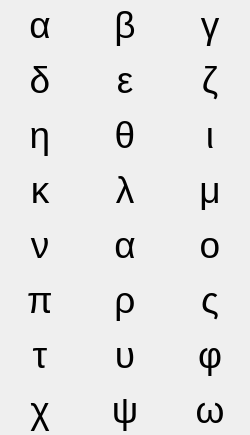
      <widget class="QWidget" name="tab">
       <attribute name="title">
        <string>Greek</string>
       </attribute>
       <layout class="QGridLayout" name="gridLayout_2">
        <property name="leftMargin">
         <number>0</number>
        </property>
        <property name="topMargin">
         <number>0</number>
        </property>
        <property name="rightMargin">
         <number>0</number>
        </property>
        <property name="bottomMargin">
         <number>0</number>
        </property>
        <property name="spacing">
         <number>5</number>
        </property>
        <item row="0" column="0">
         <widget class="QPushButton" name="pushButton_1">
          <property name="sizePolicy">
           <sizepolicy hsizetype="Expanding" vsizetype="Expanding">
            <horstretch>0</horstretch>
            <verstretch>0</verstretch>
           </sizepolicy>
          </property>
          <property name="font">
           <font>
            <pointsize>28</pointsize>
            <weight>50</weight>
            <bold>false</bold>
           </font>
          </property>
          <property name="focusPolicy">
           <enum>Qt::NoFocus</enum>
          </property>
          <property name="styleSheet">
           <string notr="true">QPushButton {
background-color: rgba(255, 255, 255, 0);

padding none;
}</string>
          </property>
          <property name="text">
           <string>α</string>
          </property>
          <property name="checkable">
           <bool>false</bool>
          </property>
          <property name="autoExclusive">
           <bool>true</bool>
          </property>
          <property name="default">
           <bool>false</bool>
          </property>
          <property name="flat">
           <bool>true</bool>
          </property>
          <attribute name="buttonGroup">
           <string notr="true">greekButtons</string>
          </attribute>
         </widget>
        </item>
        <item row="0" column="1">
         <widget class="QPushButton" name="pushButton_3">
          <property name="sizePolicy">
           <sizepolicy hsizetype="Expanding" vsizetype="Expanding">
            <horstretch>0</horstretch>
            <verstretch>0</verstretch>
           </sizepolicy>
          </property>
          <property name="font">
           <font>
            <pointsize>28</pointsize>
            <weight>50</weight>
            <bold>false</bold>
           </font>
          </property>
          <property name="focusPolicy">
           <enum>Qt::NoFocus</enum>
          </property>
          <property name="styleSheet">
           <string notr="true">QPushButton {
background-color: rgba(255, 255, 255, 0);

padding none;
}</string>
          </property>
          <property name="text">
           <string>β</string>
          </property>
          <property name="checkable">
           <bool>false</bool>
          </property>
          <property name="autoExclusive">
           <bool>true</bool>
          </property>
          <property name="default">
           <bool>false</bool>
          </property>
          <property name="flat">
           <bool>true</bool>
          </property>
          <attribute name="buttonGroup">
           <string notr="true">greekButtons</string>
          </attribute>
         </widget>
        </item>
        <item row="0" column="2">
         <widget class="QPushButton" name="pushButton_2">
          <property name="sizePolicy">
           <sizepolicy hsizetype="Expanding" vsizetype="Expanding">
            <horstretch>0</horstretch>
            <verstretch>0</verstretch>
           </sizepolicy>
          </property>
          <property name="font">
           <font>
            <pointsize>28</pointsize>
            <weight>50</weight>
            <bold>false</bold>
           </font>
          </property>
          <property name="focusPolicy">
           <enum>Qt::NoFocus</enum>
          </property>
          <property name="styleSheet">
           <string notr="true">QPushButton {
background-color: rgba(255, 255, 255, 0);

padding none;
}</string>
          </property>
          <property name="text">
           <string>γ</string>
          </property>
          <property name="checkable">
           <bool>false</bool>
          </property>
          <property name="autoExclusive">
           <bool>true</bool>
          </property>
          <property name="default">
           <bool>false</bool>
          </property>
          <property name="flat">
           <bool>true</bool>
          </property>
          <attribute name="buttonGroup">
           <string notr="true">greekButtons</string>
          </attribute>
         </widget>
        </item>
        <item row="1" column="0">
         <widget class="QPushButton" name="pushButton_13">
          <property name="sizePolicy">
           <sizepolicy hsizetype="Expanding" vsizetype="Expanding">
            <horstretch>0</horstretch>
            <verstretch>0</verstretch>
           </sizepolicy>
          </property>
          <property name="font">
           <font>
            <pointsize>28</pointsize>
            <weight>50</weight>
            <bold>false</bold>
           </font>
          </property>
          <property name="focusPolicy">
           <enum>Qt::NoFocus</enum>
          </property>
          <property name="styleSheet">
           <string notr="true">QPushButton {
background-color: rgba(255, 255, 255, 0);

padding none;
}</string>
          </property>
          <property name="text">
           <string>δ</string>
          </property>
          <property name="checkable">
           <bool>false</bool>
          </property>
          <property name="autoExclusive">
           <bool>true</bool>
          </property>
          <property name="default">
           <bool>false</bool>
          </property>
          <property name="flat">
           <bool>true</bool>
          </property>
          <attribute name="buttonGroup">
           <string notr="true">greekButtons</string>
          </attribute>
         </widget>
        </item>
        <item row="1" column="1">
         <widget class="QPushButton" name="pushButton_14">
          <property name="sizePolicy">
           <sizepolicy hsizetype="Expanding" vsizetype="Expanding">
            <horstretch>0</horstretch>
            <verstretch>0</verstretch>
           </sizepolicy>
          </property>
          <property name="font">
           <font>
            <pointsize>28</pointsize>
            <weight>50</weight>
            <bold>false</bold>
           </font>
          </property>
          <property name="focusPolicy">
           <enum>Qt::NoFocus</enum>
          </property>
          <property name="styleSheet">
           <string notr="true">QPushButton {
background-color: rgba(255, 255, 255, 0);

padding none;
}</string>
          </property>
          <property name="text">
           <string>ε</string>
          </property>
          <property name="checkable">
           <bool>false</bool>
          </property>
          <property name="autoExclusive">
           <bool>true</bool>
          </property>
          <property name="default">
           <bool>false</bool>
          </property>
          <property name="flat">
           <bool>true</bool>
          </property>
          <attribute name="buttonGroup">
           <string notr="true">greekButtons</string>
          </attribute>
         </widget>
        </item>
        <item row="1" column="2">
         <widget class="QPushButton" name="pushButton_15">
          <property name="sizePolicy">
           <sizepolicy hsizetype="Expanding" vsizetype="Expanding">
            <horstretch>0</horstretch>
            <verstretch>0</verstretch>
           </sizepolicy>
          </property>
          <property name="font">
           <font>
            <pointsize>28</pointsize>
            <weight>50</weight>
            <bold>false</bold>
           </font>
          </property>
          <property name="focusPolicy">
           <enum>Qt::NoFocus</enum>
          </property>
          <property name="styleSheet">
           <string notr="true">QPushButton {
background-color: rgba(255, 255, 255, 0);

padding none;
}</string>
          </property>
          <property name="text">
           <string>ζ</string>
          </property>
          <property name="checkable">
           <bool>false</bool>
          </property>
          <property name="autoExclusive">
           <bool>true</bool>
          </property>
          <property name="default">
           <bool>false</bool>
          </property>
          <property name="flat">
           <bool>true</bool>
          </property>
          <attribute name="buttonGroup">
           <string notr="true">greekButtons</string>
          </attribute>
         </widget>
        </item>
        <item row="2" column="0">
         <widget class="QPushButton" name="pushButton_22">
          <property name="sizePolicy">
           <sizepolicy hsizetype="Expanding" vsizetype="Expanding">
            <horstretch>0</horstretch>
            <verstretch>0</verstretch>
           </sizepolicy>
          </property>
          <property name="font">
           <font>
            <pointsize>28</pointsize>
            <weight>50</weight>
            <bold>false</bold>
           </font>
          </property>
          <property name="focusPolicy">
           <enum>Qt::NoFocus</enum>
          </property>
          <property name="styleSheet">
           <string notr="true">QPushButton {
background-color: rgba(255, 255, 255, 0);

padding none;
}</string>
          </property>
          <property name="text">
           <string>η</string>
          </property>
          <property name="checkable">
           <bool>false</bool>
          </property>
          <property name="autoExclusive">
           <bool>true</bool>
          </property>
          <property name="default">
           <bool>false</bool>
          </property>
          <property name="flat">
           <bool>true</bool>
          </property>
          <attribute name="buttonGroup">
           <string notr="true">greekButtons</string>
          </attribute>
         </widget>
        </item>
        <item row="2" column="1">
         <widget class="QPushButton" name="pushButton_23">
          <property name="sizePolicy">
           <sizepolicy hsizetype="Expanding" vsizetype="Expanding">
            <horstretch>0</horstretch>
            <verstretch>0</verstretch>
           </sizepolicy>
          </property>
          <property name="font">
           <font>
            <pointsize>28</pointsize>
            <weight>50</weight>
            <bold>false</bold>
           </font>
          </property>
          <property name="focusPolicy">
           <enum>Qt::NoFocus</enum>
          </property>
          <property name="styleSheet">
           <string notr="true">QPushButton {
background-color: rgba(255, 255, 255, 0);

padding none;
}</string>
          </property>
          <property name="text">
           <string>θ</string>
          </property>
          <property name="checkable">
           <bool>false</bool>
          </property>
          <property name="autoExclusive">
           <bool>true</bool>
          </property>
          <property name="default">
           <bool>false</bool>
          </property>
          <property name="flat">
           <bool>true</bool>
          </property>
          <attribute name="buttonGroup">
           <string notr="true">greekButtons</string>
          </attribute>
         </widget>
        </item>
        <item row="2" column="2">
         <widget class="QPushButton" name="pushButton_24">
          <property name="sizePolicy">
           <sizepolicy hsizetype="Expanding" vsizetype="Expanding">
            <horstretch>0</horstretch>
            <verstretch>0</verstretch>
           </sizepolicy>
          </property>
          <property name="font">
           <font>
            <pointsize>28</pointsize>
            <weight>50</weight>
            <bold>false</bold>
           </font>
          </property>
          <property name="focusPolicy">
           <enum>Qt::NoFocus</enum>
          </property>
          <property name="styleSheet">
           <string notr="true">QPushButton {
background-color: rgba(255, 255, 255, 0);

padding none;
}</string>
          </property>
          <property name="text">
           <string>ι</string>
          </property>
          <property name="checkable">
           <bool>false</bool>
          </property>
          <property name="autoExclusive">
           <bool>true</bool>
          </property>
          <property name="default">
           <bool>false</bool>
          </property>
          <property name="flat">
           <bool>true</bool>
          </property>
          <attribute name="buttonGroup">
           <string notr="true">greekButtons</string>
          </attribute>
         </widget>
        </item>
        <item row="3" column="0">
         <widget class="QPushButton" name="pushButton_19">
          <property name="sizePolicy">
           <sizepolicy hsizetype="Expanding" vsizetype="Expanding">
            <horstretch>0</horstretch>
            <verstretch>0</verstretch>
           </sizepolicy>
          </property>
          <property name="font">
           <font>
            <pointsize>28</pointsize>
            <weight>50</weight>
            <bold>false</bold>
           </font>
          </property>
          <property name="focusPolicy">
           <enum>Qt::NoFocus</enum>
          </property>
          <property name="styleSheet">
           <string notr="true">QPushButton {
background-color: rgba(255, 255, 255, 0);

padding none;
}</string>
          </property>
          <property name="text">
           <string>κ</string>
          </property>
          <property name="checkable">
           <bool>false</bool>
          </property>
          <property name="autoExclusive">
           <bool>true</bool>
          </property>
          <property name="default">
           <bool>false</bool>
          </property>
          <property name="flat">
           <bool>true</bool>
          </property>
          <attribute name="buttonGroup">
           <string notr="true">greekButtons</string>
          </attribute>
         </widget>
        </item>
        <item row="3" column="1">
         <widget class="QPushButton" name="pushButton_20">
          <property name="sizePolicy">
           <sizepolicy hsizetype="Expanding" vsizetype="Expanding">
            <horstretch>0</horstretch>
            <verstretch>0</verstretch>
           </sizepolicy>
          </property>
          <property name="font">
           <font>
            <pointsize>28</pointsize>
            <weight>50</weight>
            <bold>false</bold>
           </font>
          </property>
          <property name="focusPolicy">
           <enum>Qt::NoFocus</enum>
          </property>
          <property name="styleSheet">
           <string notr="true">QPushButton {
background-color: rgba(255, 255, 255, 0);

padding none;
}</string>
          </property>
          <property name="text">
           <string>λ</string>
          </property>
          <property name="checkable">
           <bool>false</bool>
          </property>
          <property name="autoExclusive">
           <bool>true</bool>
          </property>
          <property name="default">
           <bool>false</bool>
          </property>
          <property name="flat">
           <bool>true</bool>
          </property>
          <attribute name="buttonGroup">
           <string notr="true">greekButtons</string>
          </attribute>
         </widget>
        </item>
        <item row="3" column="2">
         <widget class="QPushButton" name="pushButton_21">
          <property name="sizePolicy">
           <sizepolicy hsizetype="Expanding" vsizetype="Expanding">
            <horstretch>0</horstretch>
            <verstretch>0</verstretch>
           </sizepolicy>
          </property>
          <property name="font">
           <font>
            <pointsize>28</pointsize>
            <weight>50</weight>
            <bold>false</bold>
           </font>
          </property>
          <property name="focusPolicy">
           <enum>Qt::NoFocus</enum>
          </property>
          <property name="styleSheet">
           <string notr="true">QPushButton {
background-color: rgba(255, 255, 255, 0);

padding none;
}</string>
          </property>
          <property name="text">
           <string>μ</string>
          </property>
          <property name="checkable">
           <bool>false</bool>
          </property>
          <property name="autoExclusive">
           <bool>true</bool>
          </property>
          <property name="default">
           <bool>false</bool>
          </property>
          <property name="flat">
           <bool>true</bool>
          </property>
          <attribute name="buttonGroup">
           <string notr="true">greekButtons</string>
          </attribute>
         </widget>
        </item>
        <item row="4" column="0">
         <widget class="QPushButton" name="pushButton_16">
          <property name="sizePolicy">
           <sizepolicy hsizetype="Expanding" vsizetype="Expanding">
            <horstretch>0</horstretch>
            <verstretch>0</verstretch>
           </sizepolicy>
          </property>
          <property name="font">
           <font>
            <pointsize>28</pointsize>
            <weight>50</weight>
            <bold>false</bold>
           </font>
          </property>
          <property name="focusPolicy">
           <enum>Qt::NoFocus</enum>
          </property>
          <property name="styleSheet">
           <string notr="true">QPushButton {
background-color: rgba(255, 255, 255, 0);

padding none;
}</string>
          </property>
          <property name="text">
           <string>ν</string>
          </property>
          <property name="checkable">
           <bool>false</bool>
          </property>
          <property name="autoExclusive">
           <bool>true</bool>
          </property>
          <property name="default">
           <bool>false</bool>
          </property>
          <property name="flat">
           <bool>true</bool>
          </property>
          <attribute name="buttonGroup">
           <string notr="true">greekButtons</string>
          </attribute>
         </widget>
        </item>
        <item row="4" column="1">
         <widget class="QPushButton" name="pushButton_17">
          <property name="sizePolicy">
           <sizepolicy hsizetype="Expanding" vsizetype="Expanding">
            <horstretch>0</horstretch>
            <verstretch>0</verstretch>
           </sizepolicy>
          </property>
          <property name="font">
           <font>
            <pointsize>28</pointsize>
            <weight>50</weight>
            <bold>false</bold>
           </font>
          </property>
          <property name="focusPolicy">
           <enum>Qt::NoFocus</enum>
          </property>
          <property name="styleSheet">
           <string notr="true">QPushButton {
background-color: rgba(255, 255, 255, 0);

padding none;
}</string>
          </property>
          <property name="text">
           <string>α</string>
          </property>
          <property name="checkable">
           <bool>false</bool>
          </property>
          <property name="autoExclusive">
           <bool>true</bool>
          </property>
          <property name="default">
           <bool>false</bool>
          </property>
          <property name="flat">
           <bool>true</bool>
          </property>
          <attribute name="buttonGroup">
           <string notr="true">greekButtons</string>
          </attribute>
         </widget>
        </item>
        <item row="4" column="2">
         <widget class="QPushButton" name="pushButton_18">
          <property name="sizePolicy">
           <sizepolicy hsizetype="Expanding" vsizetype="Expanding">
            <horstretch>0</horstretch>
            <verstretch>0</verstretch>
           </sizepolicy>
          </property>
          <property name="font">
           <font>
            <pointsize>28</pointsize>
            <weight>50</weight>
            <bold>false</bold>
           </font>
          </property>
          <property name="focusPolicy">
           <enum>Qt::NoFocus</enum>
          </property>
          <property name="styleSheet">
           <string notr="true">QPushButton {
background-color: rgba(255, 255, 255, 0);

padding none;
}</string>
          </property>
          <property name="text">
           <string>ο</string>
          </property>
          <property name="checkable">
           <bool>false</bool>
          </property>
          <property name="autoExclusive">
           <bool>true</bool>
          </property>
          <property name="default">
           <bool>false</bool>
          </property>
          <property name="flat">
           <bool>true</bool>
          </property>
          <attribute name="buttonGroup">
           <string notr="true">greekButtons</string>
          </attribute>
         </widget>
        </item>
        <item row="5" column="0">
         <widget class="QPushButton" name="pushButton_10">
          <property name="sizePolicy">
           <sizepolicy hsizetype="Expanding" vsizetype="Expanding">
            <horstretch>0</horstretch>
            <verstretch>0</verstretch>
           </sizepolicy>
          </property>
          <property name="font">
           <font>
            <pointsize>28</pointsize>
            <weight>50</weight>
            <bold>false</bold>
           </font>
          </property>
          <property name="focusPolicy">
           <enum>Qt::NoFocus</enum>
          </property>
          <property name="styleSheet">
           <string notr="true">QPushButton {
background-color: rgba(255, 255, 255, 0);

padding none;
}</string>
          </property>
          <property name="text">
           <string>π</string>
          </property>
          <property name="checkable">
           <bool>false</bool>
          </property>
          <property name="autoExclusive">
           <bool>true</bool>
          </property>
          <property name="default">
           <bool>false</bool>
          </property>
          <property name="flat">
           <bool>true</bool>
          </property>
          <attribute name="buttonGroup">
           <string notr="true">greekButtons</string>
          </attribute>
         </widget>
        </item>
        <item row="5" column="1">
         <widget class="QPushButton" name="pushButton_11">
          <property name="sizePolicy">
           <sizepolicy hsizetype="Expanding" vsizetype="Expanding">
            <horstretch>0</horstretch>
            <verstretch>0</verstretch>
           </sizepolicy>
          </property>
          <property name="font">
           <font>
            <pointsize>28</pointsize>
            <weight>50</weight>
            <bold>false</bold>
           </font>
          </property>
          <property name="focusPolicy">
           <enum>Qt::NoFocus</enum>
          </property>
          <property name="styleSheet">
           <string notr="true">QPushButton {
background-color: rgba(255, 255, 255, 0);

padding none;
}</string>
          </property>
          <property name="text">
           <string>ρ</string>
          </property>
          <property name="checkable">
           <bool>false</bool>
          </property>
          <property name="autoExclusive">
           <bool>true</bool>
          </property>
          <property name="default">
           <bool>false</bool>
          </property>
          <property name="flat">
           <bool>true</bool>
          </property>
          <attribute name="buttonGroup">
           <string notr="true">greekButtons</string>
          </attribute>
         </widget>
        </item>
        <item row="5" column="2">
         <widget class="QPushButton" name="pushButton_12">
          <property name="sizePolicy">
           <sizepolicy hsizetype="Expanding" vsizetype="Expanding">
            <horstretch>0</horstretch>
            <verstretch>0</verstretch>
           </sizepolicy>
          </property>
          <property name="font">
           <font>
            <pointsize>28</pointsize>
            <weight>50</weight>
            <bold>false</bold>
           </font>
          </property>
          <property name="focusPolicy">
           <enum>Qt::NoFocus</enum>
          </property>
          <property name="styleSheet">
           <string notr="true">QPushButton {
background-color: rgba(255, 255, 255, 0);

padding none;
}</string>
          </property>
          <property name="text">
           <string>ς</string>
          </property>
          <property name="checkable">
           <bool>false</bool>
          </property>
          <property name="autoExclusive">
           <bool>true</bool>
          </property>
          <property name="default">
           <bool>false</bool>
          </property>
          <property name="flat">
           <bool>true</bool>
          </property>
          <attribute name="buttonGroup">
           <string notr="true">greekButtons</string>
          </attribute>
         </widget>
        </item>
        <item row="6" column="0">
         <widget class="QPushButton" name="pushButton_7">
          <property name="sizePolicy">
           <sizepolicy hsizetype="Expanding" vsizetype="Expanding">
            <horstretch>0</horstretch>
            <verstretch>0</verstretch>
           </sizepolicy>
          </property>
          <property name="font">
           <font>
            <pointsize>28</pointsize>
            <weight>50</weight>
            <bold>false</bold>
           </font>
          </property>
          <property name="focusPolicy">
           <enum>Qt::NoFocus</enum>
          </property>
          <property name="styleSheet">
           <string notr="true">QPushButton {
background-color: rgba(255, 255, 255, 0);

padding none;
}</string>
          </property>
          <property name="text">
           <string>τ</string>
          </property>
          <property name="checkable">
           <bool>false</bool>
          </property>
          <property name="autoExclusive">
           <bool>true</bool>
          </property>
          <property name="default">
           <bool>false</bool>
          </property>
          <property name="flat">
           <bool>true</bool>
          </property>
          <attribute name="buttonGroup">
           <string notr="true">greekButtons</string>
          </attribute>
         </widget>
        </item>
        <item row="6" column="1">
         <widget class="QPushButton" name="pushButton_8">
          <property name="sizePolicy">
           <sizepolicy hsizetype="Expanding" vsizetype="Expanding">
            <horstretch>0</horstretch>
            <verstretch>0</verstretch>
           </sizepolicy>
          </property>
          <property name="font">
           <font>
            <pointsize>28</pointsize>
            <weight>50</weight>
            <bold>false</bold>
           </font>
          </property>
          <property name="focusPolicy">
           <enum>Qt::NoFocus</enum>
          </property>
          <property name="styleSheet">
           <string notr="true">QPushButton {
background-color: rgba(255, 255, 255, 0);

padding none;
}</string>
          </property>
          <property name="text">
           <string>υ</string>
          </property>
          <property name="checkable">
           <bool>false</bool>
          </property>
          <property name="autoExclusive">
           <bool>true</bool>
          </property>
          <property name="default">
           <bool>false</bool>
          </property>
          <property name="flat">
           <bool>true</bool>
          </property>
          <attribute name="buttonGroup">
           <string notr="true">greekButtons</string>
          </attribute>
         </widget>
        </item>
        <item row="6" column="2">
         <widget class="QPushButton" name="pushButton_9">
          <property name="sizePolicy">
           <sizepolicy hsizetype="Expanding" vsizetype="Expanding">
            <horstretch>0</horstretch>
            <verstretch>0</verstretch>
           </sizepolicy>
          </property>
          <property name="font">
           <font>
            <pointsize>28</pointsize>
            <weight>50</weight>
            <bold>false</bold>
           </font>
          </property>
          <property name="focusPolicy">
           <enum>Qt::NoFocus</enum>
          </property>
          <property name="styleSheet">
           <string notr="true">QPushButton {
background-color: rgba(255, 255, 255, 0);

padding none;
}</string>
          </property>
          <property name="text">
           <string>φ</string>
          </property>
          <property name="checkable">
           <bool>false</bool>
          </property>
          <property name="autoExclusive">
           <bool>true</bool>
          </property>
          <property name="default">
           <bool>false</bool>
          </property>
          <property name="flat">
           <bool>true</bool>
          </property>
          <attribute name="buttonGroup">
           <string notr="true">greekButtons</string>
          </attribute>
         </widget>
        </item>
        <item row="7" column="0">
         <widget class="QPushButton" name="pushButton_4">
          <property name="sizePolicy">
           <sizepolicy hsizetype="Expanding" vsizetype="Expanding">
            <horstretch>0</horstretch>
            <verstretch>0</verstretch>
           </sizepolicy>
          </property>
          <property name="font">
           <font>
            <pointsize>28</pointsize>
            <weight>50</weight>
            <bold>false</bold>
           </font>
          </property>
          <property name="focusPolicy">
           <enum>Qt::NoFocus</enum>
          </property>
          <property name="styleSheet">
           <string notr="true">QPushButton {
background-color: rgba(255, 255, 255, 0);

padding none;
}</string>
          </property>
          <property name="text">
           <string>χ</string>
          </property>
          <property name="checkable">
           <bool>false</bool>
          </property>
          <property name="autoExclusive">
           <bool>true</bool>
          </property>
          <property name="default">
           <bool>false</bool>
          </property>
          <property name="flat">
           <bool>true</bool>
          </property>
          <attribute name="buttonGroup">
           <string notr="true">greekButtons</string>
          </attribute>
         </widget>
        </item>
        <item row="7" column="1">
         <widget class="QPushButton" name="pushButton_5">
          <property name="sizePolicy">
           <sizepolicy hsizetype="Expanding" vsizetype="Expanding">
            <horstretch>0</horstretch>
            <verstretch>0</verstretch>
           </sizepolicy>
          </property>
          <property name="font">
           <font>
            <pointsize>28</pointsize>
            <weight>50</weight>
            <bold>false</bold>
           </font>
          </property>
          <property name="focusPolicy">
           <enum>Qt::NoFocus</enum>
          </property>
          <property name="styleSheet">
           <string notr="true">QPushButton {
background-color: rgba(255, 255, 255, 0);

padding none;
}</string>
          </property>
          <property name="text">
           <string>ψ</string>
          </property>
          <property name="checkable">
           <bool>false</bool>
          </property>
          <property name="autoExclusive">
           <bool>true</bool>
          </property>
          <property name="default">
           <bool>false</bool>
          </property>
          <property name="flat">
           <bool>true</bool>
          </property>
          <attribute name="buttonGroup">
           <string notr="true">greekButtons</string>
          </attribute>
         </widget>
        </item>
        <item row="7" column="2">
         <widget class="QPushButton" name="pushButton_6">
          <property name="sizePolicy">
           <sizepolicy hsizetype="Expanding" vsizetype="Expanding">
            <horstretch>0</horstretch>
            <verstretch>0</verstretch>
           </sizepolicy>
          </property>
          <property name="font">
           <font>
            <pointsize>28</pointsize>
            <weight>50</weight>
            <bold>false</bold>
           </font>
          </property>
          <property name="focusPolicy">
           <enum>Qt::NoFocus</enum>
          </property>
          <property name="styleSheet">
           <string notr="true">QPushButton {
background-color: rgba(255, 255, 255, 0);

padding none;
}</string>
          </property>
          <property name="text">
           <string>ω</string>
          </property>
          <property name="checkable">
           <bool>false</bool>
          </property>
          <property name="autoExclusive">
           <bool>true</bool>
          </property>
          <property name="default">
           <bool>false</bool>
          </property>
          <property name="flat">
           <bool>true</bool>
          </property>
          <attribute name="buttonGroup">
           <string notr="true">greekButtons</string>
          </attribute>
         </widget>
        </item>
       </layout>
      </widget>
